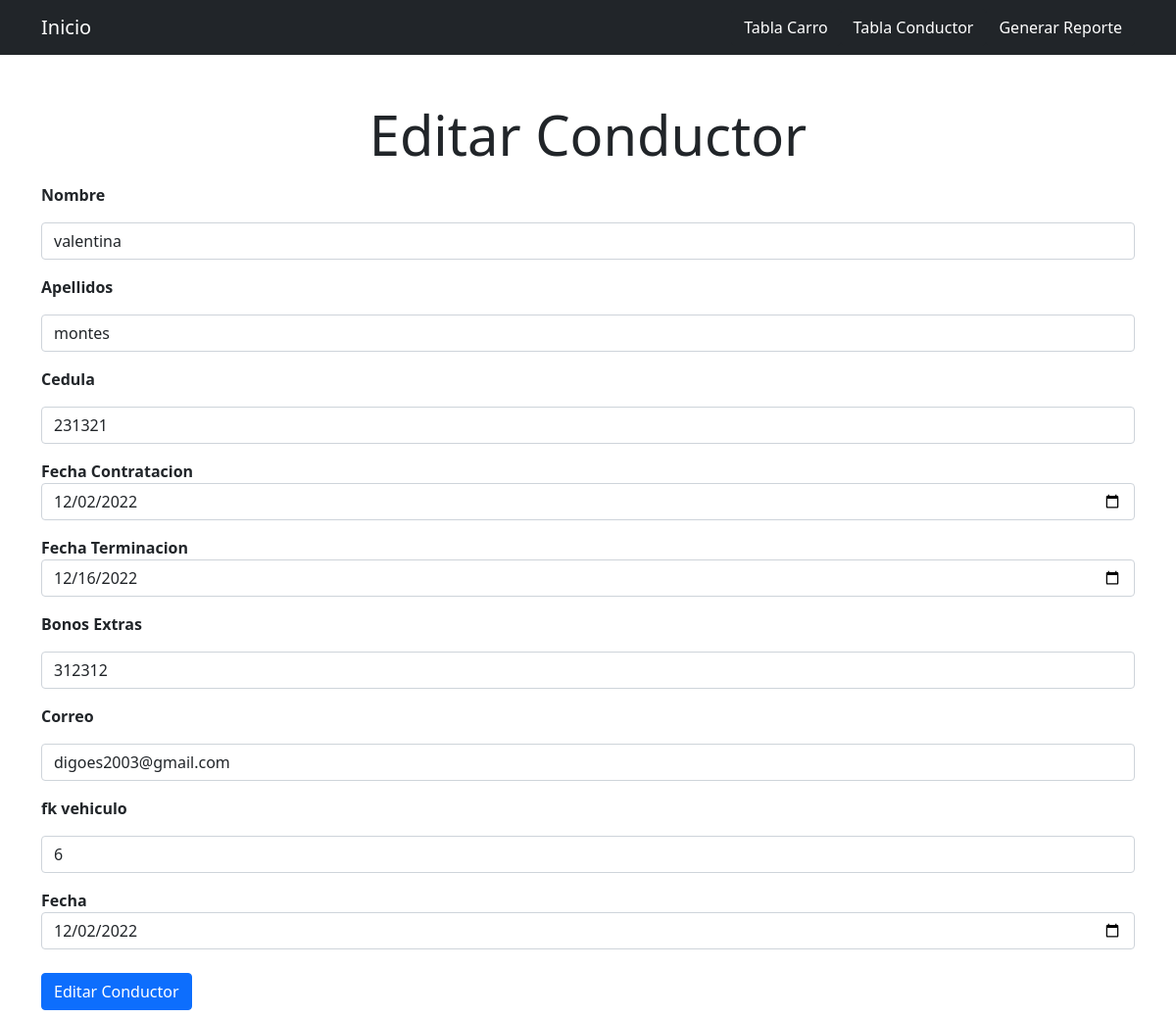
/conductor_update.php?id=7, run on the app's committed database.
### tables this page shows
CREATE TABLE `conductor` (
  `id_conductor` int(11) NOT NULL,
  `cedula` int(11) NOT NULL,
  `nombres` varchar(100) NOT NULL,
  `apellidos` varchar(100) NOT NULL,
  `fecha_contratacion` date NOT NULL,
  `fecha_terminacion` date NOT NULL,
  `bono_extras` float NOT NULL,
  `email` varchar(200) NOT NULL,
  `id_vehiculo` int(11) NOT NULL,
  `FECHA` date NOT NULL
);

### Models/connection.php (called while the page is built)
<?php
try {
    class connection{
        static public function conectar(){
            $database = new PDO('mysql:host=localhost;dbname=api', 'root', 'camilo2001');
            return $database;
        }
    }
} catch (\Throwable $th) {
    print "¡Error!: " . $e->getMessage() . "<br/>";
    die();
}
?>

### Controllers/conductor_controller.php (called while the page is built, shortened)
<?php
require_once './Models/conductorModel.php';
class conductor_controller
{
    private $conductor;
    public function __construct()
    {
        $this->conductor = new conductor();
    }
    public function conductor_read()
    {
        return json_encode($this->conductor->conductor_read());
    }
}

### Models/conductorModel.php (called while the page is built, shortened)
<?php
require_once 'Models/connection.php';
class conductor
{
    private $database;
    public function __construct()
    {
        $this->database = connection::conectar();
    }
    public function conductor_read()
    {
        $statement = $this->database->prepare("SELECT * from conductor WHERE id_conductor = ?");
        $statement->execute([
            $_GET['id']
        ]);
        $result = $statement->fetchAll(PDO::FETCH_ASSOC);
        return $result;
    }
}

### conductor_update.php (the view, shortened to what this page needs)
<?php
include_once './Views/base/header.php';
include_once './Controllers/conductor_controller.php';
$controller = new conductor_controller();
$array = json_decode($controller->conductor_read());
?>
<div class="container mt-5 ">
    <form action="./ruteador.php?controller=conductor&action=conductor_update" method="POST"
        enctype="multipart/form-data">
        <h4 class="mb-3 text-center display-4">Editar Conductor</h4>
        <p><strong>Nombre</strong></p>
        <input class="form-control mb-3" type="text" name="nombre" placeholder="Nombres"
            value="<?php echo $array[0]->nombres ?>" required>
        <p><strong>Apellidos</strong></p>
        <input class="form-control mb-3" type="text" name="apellido" placeholder="Apellidos"
            value="<?php echo $array[0]->apellidos ?>" required>
        <p><strong>Cedula</strong></p>
        <input class="form-control mb-3" type="number" name="cedula" placeholder="Cedula"
            value="<?php echo $array[0]->cedula ?>" required>
        <strong>
            Fecha Contratacion
        </strong>
        <input class="form-control mb-3" type="date" name="fecha_contratacion"
            value="<?php echo $array[0]->fecha_contratacion ?>" required>
        <strong>
            Fecha Terminacion
        </strong>
        <input class="form-control mb-3" type="date" name="fecha_terminacion"
            value="<?php echo $array[0]->fecha_terminacion ?>" required>
        <p><strong>Bonos Extras</strong></p>
        <input class="form-control mb-3" type="number" name="bonos" placeholder="Bonos Extras"
            value="<?php echo $array[0]->bono_extras ?>" required>
        <p><strong>Correo</strong></p>
        <input class="form-control mb-3" type="email" name="email" placeholder="Correo Electronico"
            value="<?php echo $array[0]->email ?>" placeholder="correo" required>
        <p><strong>fk vehiculo</strong></p>
        <input class="form-control mb-3" type="number" name="fk_vehiculo" placeholder="fk vehiculo"
            value="<?php echo $array[0]->id_vehiculo ?>" required>
        <strong>
            Fecha
        </strong>
        <input class="form-control mb-3" type="date" name="fecha" value="<?php echo $array[0]->FECHA ?>" required>
        <input type="submit" name="guardar" value="Editar Conductor" class="btn btn-primary my-2">
    </form>
</div>
<?php include_once './Views/base/footer.php'; ?>

### data on the page
conductor: nombre "valentina", apellido "montes", cedula "231321", fecha_contratacion "12/02/2022", fecha_terminacion "12/16/2022", bonos "312312", email "digoes2003@gmail.com", fk_vehiculo "6", fecha "12/02/2022"
